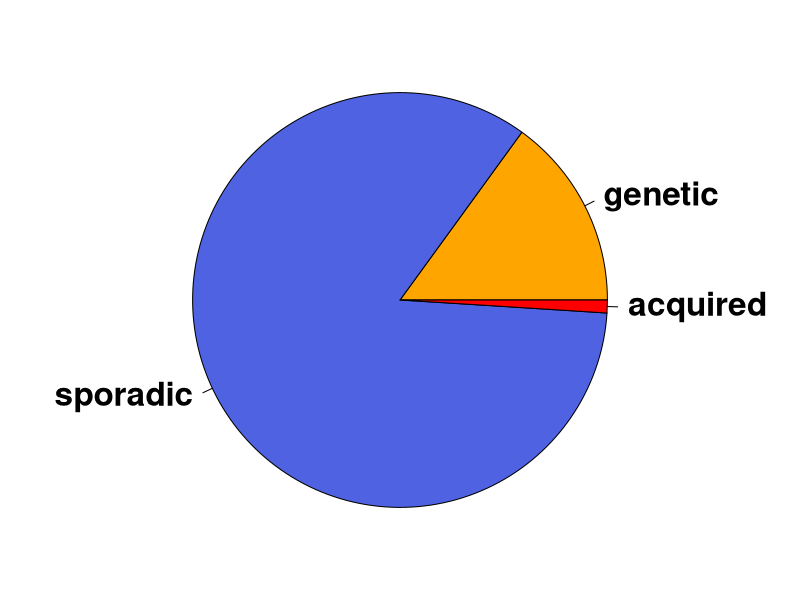

R code for this plot:
pdf('sporadic-genetic-acquired.pdf',width=8,height=6)
par(font=2,mar=c(1,1,1,1))
pie(c(15,84,1),col=c('orange','#4F63E2','red'),labels=c('genetic','sporadic','acquired'),cex=2)
dev.off()

